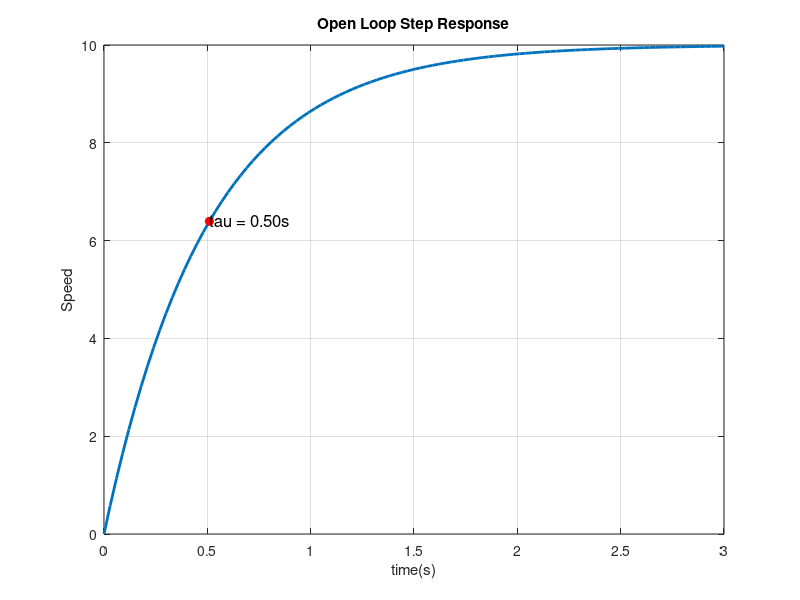

Recreate this plot in MATLAB.
% =========================================================================
% motor_first_order.m
%
% Modeling a DC motor as a first-order system in Octave.
% =========================================================================
%
% Description:
%   This script models a DC motor using a first-order transfer function:
%
%       ω(s) / V(s) = K / (τs + 1)
%
%   where:
%       ω(s) = angular velocity (rad/s)
%       V(s) = input voltage (V)
%       K    = system gain (rad/s per V)
%       τ    = time constant (s)
%
%   The script simulates the open-loop step response.
%   The time constant is also clearly marked on the script for easy analysis.
%
% Dependencies:
%   GNU Octave + Control Package
%   (install using: pkg install -forge control)
%
% =========================================================================

clear; clc; close all;
pkg load control;

% --- Parameters (example values, replace with your own) ---
K = 10;      % system gain
tau = 0.5;   % time constant (s)

% --- Transfer function model ---
s = tf('s');
G = K / (tau*s + 1);

% Open-Loop Step Response
figure;
[y, t] = step(G);
plot(t,y, "LineWidth", 2); hold on;
grid on;

title("Open Loop Step Response");
xlabel("time(s)");
ylabel("Speed");
grid on;

%Marking the Time Constant on the Plot of Step Response
% Compute time constant
p = pole(G);              % Get system poles
tau1 = 1 / abs(real(p(1))); % Time constant (first-order: 0.5)
% Find the response value at t ≈ tau
[~, idx1] = min(abs(t - tau1));  % Find the index closest to tau
y_tau1 = y(idx1);
t_tau1 = t(idx1);
% Mark the time constant on the plot
plot(t_tau1, y_tau1, 'ro', 'MarkerFaceColor', 'r');
text(t_tau1, y_tau1 + 0.01, sprintf('tau = %.2fs', tau1), 'FontSize', 12);


% --- Save plots ---
print('-dpng', '../results/step_response.png');


% --- Notes ---
% The first-order model neglects electrical inductance and inertia.
% It provides a simple approximation useful for control design.
% A second-order model is more realistic and will be implemented in
% motor_second_order.m.

